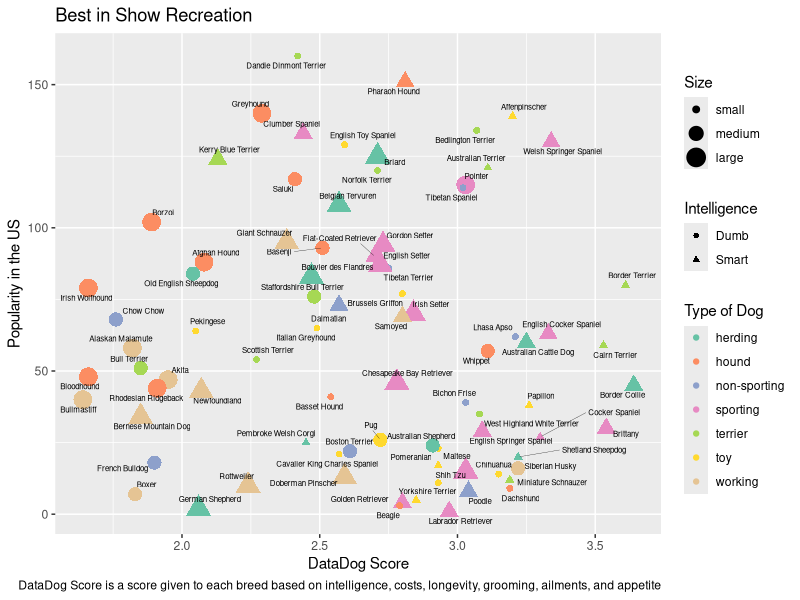

Generate this figure with R:
## ---- chunk 1
knitr::opts_chunk$set(echo = TRUE)
## ---- chunk 2
library(readxl)
library(dplyr)
bestinshow <- readxl::read_xlsx('dogs.xlsx', sheet="Best in show full sheet", range = cell_rows(4:87))
bestinshow <- bestinshow %>% select(1,3, 5:7, 11, 32, 41)
colnames(bestinshow) <- c("breed", "type", "datascore", "popularity", "pop_fulldata", "intelligence", "size", "intell_category")
## ---- chunk 3
library(ggplot2)
library(plyr)
library(ggrepel)
levels(bestinshow$size) <- c("small", "medium", "large")
bestinshow$size <- as.factor(bestinshow$size)
bestinshow$size <- factor(bestinshow$size, levels = c("small", "medium", "large"))
bestinshow$smartordumb <- revalue(bestinshow$intell_category, c("Above average"="Smart", "Average" = "Dumb", "Brightest"= "Smart", "Excellent" = "Smart", "Fair"= "Dumb", "Lowest"="Dumb"))
dogs <- bestinshow %>% ggplot(aes(x=datascore, y=popularity, color=type, label=bestinshow$breed))+geom_point(aes(size=bestinshow$size, shape=bestinshow$smartordumb))+geom_text_repel(label=bestinshow$breed, segment.size = 0.1, size=2, color="black")
dogs + guides(color= guide_legend("Type of Dog"), shape = guide_legend("Intelligence"), size=guide_legend("Size"))+ scale_color_brewer(palette="Set2")+ggtitle("Best in Show Recreation")+xlab("DataDog Score")+ylab("Popularity in the US")+labs(caption = "DataDog Score is a score given to each breed based on intelligence, costs, longevity, grooming, ailments, and appetite")

